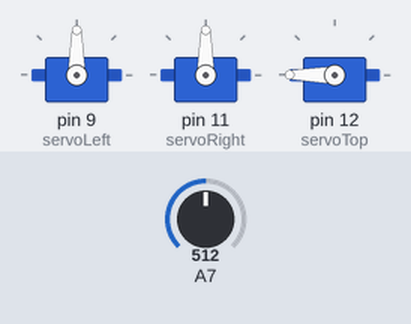
A sketch run on a simulated Arduino Nano, built with avr-gcc and run on an emulated ATmega328P. On the bench: 3 × servo. Inputs (shaded band) come from the test bench; at power-on: A7 = 512. Random numbers use the default seed unless the sketch sets one.

Above: at 0.1 s.
At 18.1 s:
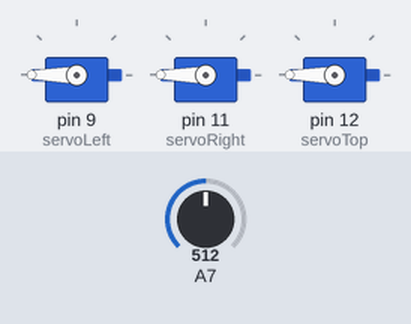
At 35.5 s:
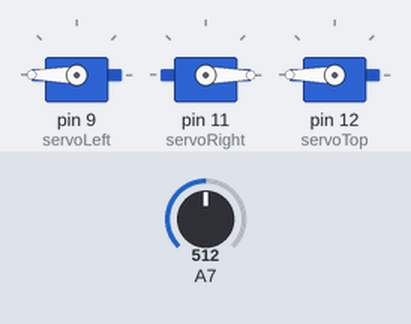
Timing chart, 0 to 40.0 s (numbered marks = the images above):
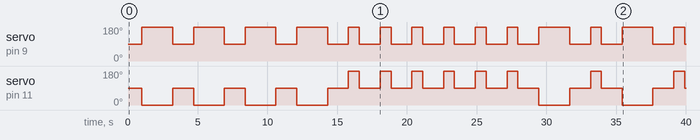

The sketch:

arduino.ino
```cpp
#include <Servo.h>
Servo servoLeft;
Servo servoRight;
Servo servoTop;
void setup()
{
 servoLeft.attach(9);
 servoRight.attach(11);
 servoTop.attach(12);
 randomSeed(analogRead(0));
}
void straight()
  {servoLeft.write(180);
  servoRight.write(0);
  delay(2200);
  servoLeft.write(90);
  servoRight.write(90);
  delay(500);}
void right(){
  servoLeft.write(180);
  servoRight.write(180);
  delay(775);
  servoLeft.write(90);
  servoRight.write(90);
  delay(500);
}
void left(){
  servoLeft.write(0);
  servoRight.write(0);
  delay(775);
  servoLeft.write(90);
  servoRight.write(90);
  delay(500);
}
void backup(){
  servoLeft.write(0);
  servoRight.write(180);
  delay(400);
  servoLeft.write(90);
  servoRight.write(90);
  delay(500);

}
void loop()
{
 int num = random(5);
 if (analogRead(A7)>= 300){
  servoTop.write(180);
  delay(1000);
 }
 if (num >= 3) {
  straight();
 }
 else if (num = 2) {
 right();
 }
 else if (num = 1){
 backup();
 }
 else {
 right();
 }
 }
```

Measured:
- by itself, servo on pin 9 (servoLeft): 90° → 180° at 1.0 s, → 90° 2.2 s later, → 180° 1.5 s later, → 90° 2.2 s later, … (28 changes in this stretch)
- by itself, servo on pin 11 (servoRight): 90° → 0° at 1.0 s, → 90° 2.2 s later, → 0° 1.5 s later, → 90° 2.2 s later, … (28 changes in this stretch)
